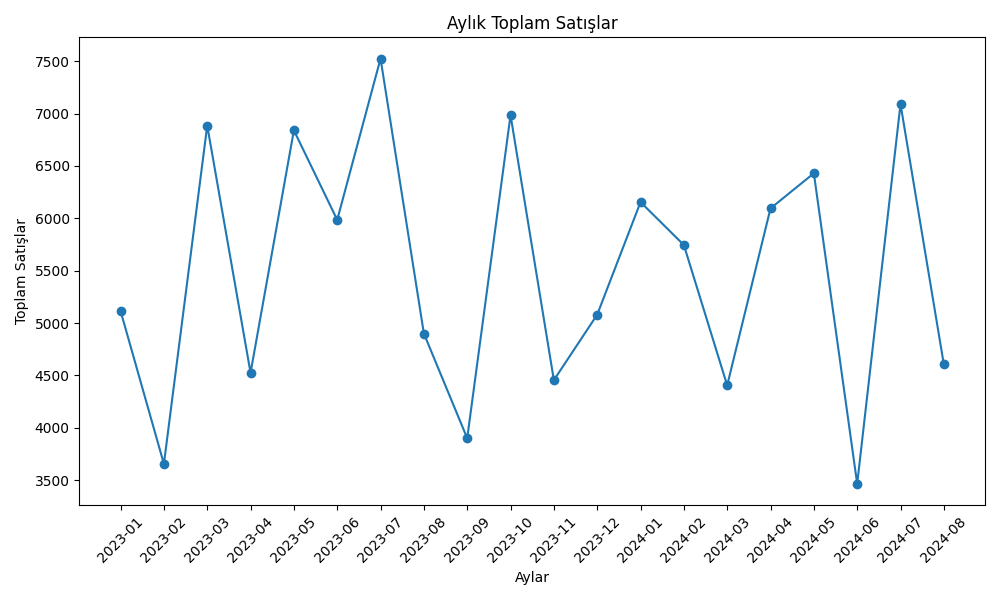

Here is the Python script that generated this plot:
import matplotlib.pyplot as plt

def aylik_satis_grafigi_olusturma(df,output_dir):
    plt.figure(figsize = (10,6))
    plt.plot(df['month'], df['total_sales'], marker = 'o')
    plt.title('Aylık Toplam Satışlar')
    plt.xlabel('Aylar')
    plt.ylabel('Toplam Satışlar')
    plt.xticks(rotation = 45)
    plt.tight_layout()
    plt.savefig(output_dir /'aylik_satislar_grafigi.png')
    plt.close()